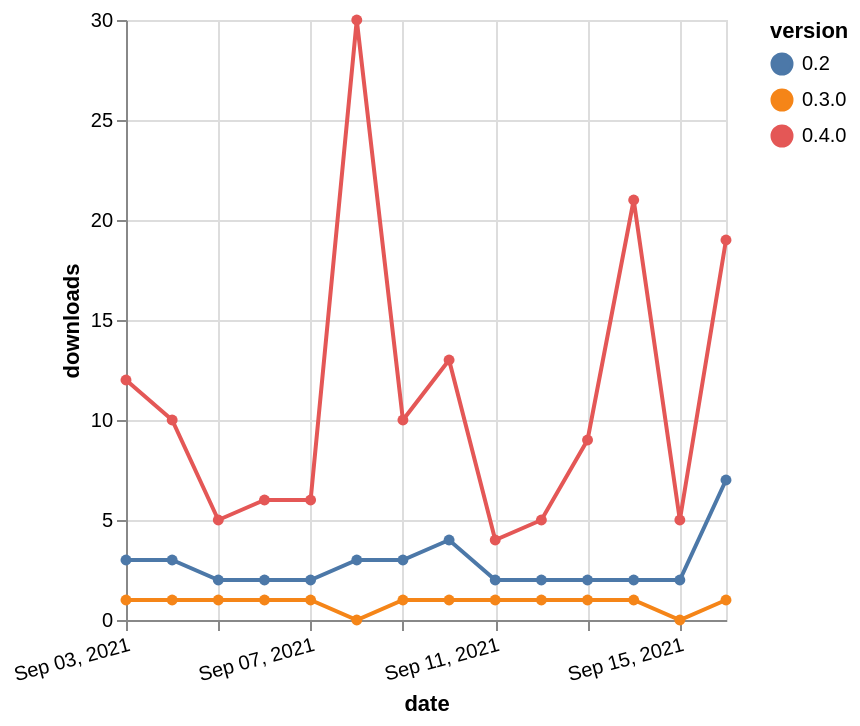

Vega-Lite specification stored for this chart:
### Vega-Lite specification from a JSON file in a GitHub repository (floating-point values rounded to 4 significant figures)
{"$schema": "https://vega.github.io/schema/vega-lite/v5.json", "description": "A simple bar chart with embedded data.", "data": {"values": [{"date": "2021-09-03", "total": 4491, "delta": 12, "version": "0.4.0"}, {"date": "2021-09-04", "total": 4501, "delta": 10, "version": "0.4.0"}, {"date": "2021-09-05", "total": 4506, "delta": 5, "version": "0.4.0"}, {"date": "2021-09-06", "total": 4512, "delta": 6, "version": "0.4.0"}, {"date": "2021-09-07", "total": 4518, "delta": 6, "version": "0.4.0"}, {"date": "2021-09-08", "total": 4548, "delta": 30, "version": "0.4.0"}, {"date": "2021-09-09", "total": 4558, "delta": 10, "version": "0.4.0"}, {"date": "2021-09-10", "total": 4571, "delta": 13, "version": "0.4.0"}, {"date": "2021-09-11", "total": 4575, "delta": 4, "version": "0.4.0"}, {"date": "2021-09-12", "total": 4580, "delta": 5, "version": "0.4.0"}, {"date": "2021-09-13", "total": 4589, "delta": 9, "version": "0.4.0"}, {"date": "2021-09-14", "total": 4610, "delta": 21, "version": "0.4.0"}, {"date": "2021-09-15", "total": 4615, "delta": 5, "version": "0.4.0"}, {"date": "2021-09-16", "total": 4634, "delta": 19, "version": "0.4.0"}, {"date": "2021-09-03", "total": 5891, "delta": 3, "version": "0.2"}, {"date": "2021-09-04", "total": 5894, "delta": 3, "version": "0.2"}, {"date": "2021-09-05", "total": 5896, "delta": 2, "version": "0.2"}, {"date": "2021-09-06", "total": 5898, "delta": 2, "version": "0.2"}, {"date": "2021-09-07", "total": 5900, "delta": 2, "version": "0.2"}, {"date": "2021-09-08", "total": 5903, "delta": 3, "version": "0.2"}, {"date": "2021-09-09", "total": 5906, "delta": 3, "version": "0.2"}, {"date": "2021-09-10", "total": 5910, "delta": 4, "version": "0.2"}, {"date": "2021-09-11", "total": 5912, "delta": 2, "version": "0.2"}, {"date": "2021-09-12", "total": 5914, "delta": 2, "version": "0.2"}, {"date": "2021-09-13", "total": 5916, "delta": 2, "version": "0.2"}, {"date": "2021-09-14", "total": 5918, "delta": 2, "version": "0.2"}, {"date": "2021-09-15", "total": 5920, "delta": 2, "version": "0.2"}, {"date": "2021-09-16", "total": 5927, "delta": 7, "version": "0.2"}, {"date": "2021-09-03", "total": 174, "delta": 1, "version": "0.3.0"}, {"date": "2021-09-04", "total": 175, "delta": 1, "version": "0.3.0"}, {"date": "2021-09-05", "total": 176, "delta": 1, "version": "0.3.0"}, {"date": "2021-09-06", "total": 177, "delta": 1, "version": "0.3.0"}, {"date": "2021-09-07", "total": 178, "delta": 1, "version": "0.3.0"}, {"date": "2021-09-08", "total": 178, "delta": 0, "version": "0.3.0"}, {"date": "2021-09-09", "total": 179, "delta": 1, "version": "0.3.0"}, {"date": "2021-09-10", "total": 180, "delta": 1, "version": "0.3.0"}, {"date": "2021-09-11", "total": 181, "delta": 1, "version": "0.3.0"}, {"date": "2021-09-12", "total": 182, "delta": 1, "version": "0.3.0"}, {"date": "2021-09-13", "total": 183, "delta": 1, "version": "0.3.0"}, {"date": "2021-09-14", "total": 184, "delta": 1, "version": "0.3.0"}, {"date": "2021-09-15", "total": 184, "delta": 0, "version": "0.3.0"}, {"date": "2021-09-16", "total": 185, "delta": 1, "version": "0.3.0"}]}, "width": "container", "mark": {"type": "line", "point": {"filled": true}}, "encoding": {"x": {"field": "date", "type": "temporal", "timeUnit": "yearmonthdate", "title": "date", "axis": {"labelAngle": -15}}, "y": {"field": "delta", "type": "quantitative", "title": "downloads"}, "color": {"field": "version", "type": "nominal"}, "tooltip": {"field": "delta"}}}
